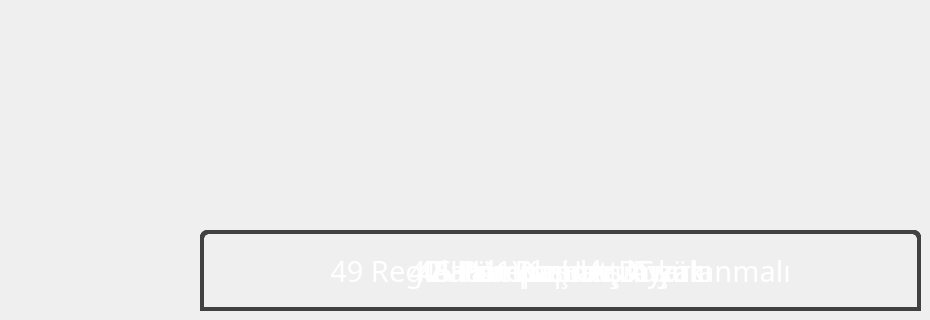
          <widget class="QWidget" name="detailsBottomError">
           <widget class="QLabel" name="laFault41">
            <property name="geometry">
             <rect>
              <x>200</x>
              <y>230</y>
              <width>721</width>
              <height>81</height>
             </rect>
            </property>
            <property name="font">
             <font>
              <family>Arial Black</family>
              <pointsize>22</pointsize>
              <weight>10</weight>
              <italic>false</italic>
              <bold>false</bold>
             </font>
            </property>
            <property name="styleSheet">
             <string notr="true">background-color: qlineargradient(x1: 0, y1: 0, x2: 0, y2: 1,
                                stop: 0  rgb(125, 85, 0), stop: 0.4  rgb(255,100, 0),
                                stop: 0.5  rgb(255, 100, 0), stop: 1.0  rgb(125, 85,0 ));
font: 87 22pt &quot;Arial Black&quot;;
color: rgb(255, 255, 255);
border: 4px solid rgb(65, 65, 65);
    border-top-left-radius: 8px;
    border-top-right-radius: 8px;</string>
            </property>
            <property name="text">
             <string>41 Kapı Açık</string>
            </property>
            <property name="alignment">
             <set>Qt::AlignCenter</set>
            </property>
           </widget>
           <widget class="QLabel" name="laFault49">
            <property name="geometry">
             <rect>
              <x>200</x>
              <y>230</y>
              <width>721</width>
              <height>81</height>
             </rect>
            </property>
            <property name="font">
             <font>
              <family>Arial Black</family>
              <pointsize>22</pointsize>
              <weight>10</weight>
              <italic>false</italic>
              <bold>false</bold>
             </font>
            </property>
            <property name="styleSheet">
             <string notr="true">background-color: qlineargradient(x1: 0, y1: 0, x2: 0, y2: 1,
                                stop: 0  rgb(125, 85, 0), stop: 0.4  rgb(255,100, 0),
                                stop: 0.5  rgb(255, 100, 0), stop: 1.0  rgb(125, 85,0 ));
font: 87 22pt &quot;Arial Black&quot;;
color: rgb(255, 255, 255);
border: 4px solid rgb(65, 65, 65);
    border-top-left-radius: 8px;
    border-top-right-radius: 8px;</string>
            </property>
            <property name="text">
             <string>49 Regülatör Yneiden Ayarlanmalı</string>
            </property>
            <property name="alignment">
             <set>Qt::AlignCenter</set>
            </property>
           </widget>
           <widget class="QLabel" name="laFault47">
            <property name="geometry">
             <rect>
              <x>200</x>
              <y>230</y>
              <width>721</width>
              <height>81</height>
             </rect>
            </property>
            <property name="font">
             <font>
              <family>Arial Black</family>
              <pointsize>22</pointsize>
              <weight>10</weight>
              <italic>false</italic>
              <bold>false</bold>
             </font>
            </property>
            <property name="styleSheet">
             <string notr="true">background-color: qlineargradient(x1: 0, y1: 0, x2: 0, y2: 1,
                                stop: 0  rgb(125, 85, 0), stop: 0.4  rgb(255,100, 0),
                                stop: 0.5  rgb(255, 100, 0), stop: 1.0  rgb(125, 85,0 ));
font: 87 22pt &quot;Arial Black&quot;;
color: rgb(255, 255, 255);
border: 4px solid rgb(65, 65, 65);
    border-top-left-radius: 8px;
    border-top-right-radius: 8px;</string>
            </property>
            <property name="text">
             <string>47 Haberleşme Arızası</string>
            </property>
            <property name="alignment">
             <set>Qt::AlignCenter</set>
            </property>
           </widget>
           <widget class="QLabel" name="laFault45">
            <property name="geometry">
             <rect>
              <x>200</x>
              <y>230</y>
              <width>721</width>
              <height>81</height>
             </rect>
            </property>
            <property name="font">
             <font>
              <family>Arial Black</family>
              <pointsize>22</pointsize>
              <weight>10</weight>
              <italic>false</italic>
              <bold>false</bold>
             </font>
            </property>
            <property name="styleSheet">
             <string notr="true">background-color: qlineargradient(x1: 0, y1: 0, x2: 0, y2: 1,
                                stop: 0  rgb(125, 85, 0), stop: 0.4  rgb(255,100, 0),
                                stop: 0.5  rgb(255, 100, 0), stop: 1.0  rgb(125, 85,0 ));
font: 87 22pt &quot;Arial Black&quot;;
color: rgb(255, 255, 255);
border: 4px solid rgb(65, 65, 65);
    border-top-left-radius: 8px;
    border-top-right-radius: 8px;</string>
            </property>
            <property name="text">
             <string>45 Pompa calışmıyor</string>
            </property>
            <property name="alignment">
             <set>Qt::AlignCenter</set>
            </property>
           </widget>
           <widget class="QLabel" name="laFault48">
            <property name="geometry">
             <rect>
              <x>200</x>
              <y>230</y>
              <width>721</width>
              <height>81</height>
             </rect>
            </property>
            <property name="font">
             <font>
              <family>Arial Black</family>
              <pointsize>22</pointsize>
              <weight>10</weight>
              <italic>false</italic>
              <bold>false</bold>
             </font>
            </property>
            <property name="styleSheet">
             <string notr="true">background-color: qlineargradient(x1: 0, y1: 0, x2: 0, y2: 1,
                                stop: 0  rgb(125, 85, 0), stop: 0.4  rgb(255,100, 0),
                                stop: 0.5  rgb(255, 100, 0), stop: 1.0  rgb(125, 85,0 ));
font: 87 22pt &quot;Arial Black&quot;;
color: rgb(255, 255, 255);
border: 4px solid rgb(65, 65, 65);
    border-top-left-radius: 8px;
    border-top-right-radius: 8px;</string>
            </property>
            <property name="text">
             <string>48 Pompa Hattı Tıkalı</string>
            </property>
            <property name="alignment">
             <set>Qt::AlignCenter</set>
            </property>
           </widget>
           <widget class="QLabel" name="laFault4A">
            <property name="geometry">
             <rect>
              <x>200</x>
              <y>230</y>
              <width>721</width>
              <height>81</height>
             </rect>
            </property>
            <property name="font">
             <font>
              <family>Arial Black</family>
              <pointsize>22</pointsize>
              <weight>10</weight>
              <italic>false</italic>
              <bold>false</bold>
             </font>
            </property>
            <property name="styleSheet">
             <string notr="true">background-color: qlineargradient(x1: 0, y1: 0, x2: 0, y2: 1,
                                stop: 0  rgb(125, 85, 0), stop: 0.4  rgb(255,100, 0),
                                stop: 0.5  rgb(255, 100, 0), stop: 1.0  rgb(125, 85,0 ));
font: 87 22pt &quot;Arial Black&quot;;
color: rgb(255, 255, 255);
border: 4px solid rgb(65, 65, 65);
    border-top-left-radius: 8px;
    border-top-right-radius: 8px;</string>
            </property>
            <property name="text">
             <string>4A Hat Basıncı Düşük</string>
            </property>
            <property name="alignment">
             <set>Qt::AlignCenter</set>
            </property>
           </widget>
          </widget>
